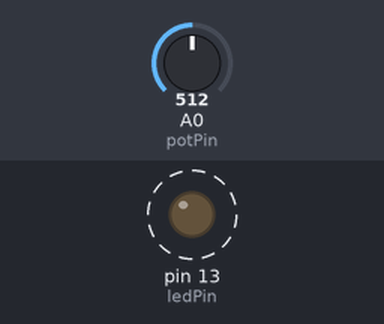
This sketch was run on a simulated Arduino Uno, built with avr-gcc and run on an emulated ATmega328P. On the bench: output pins drawn as LEDs (lit = HIGH). Dashed ring = blinking. The test bench sets the inputs (shaded band); at power-on: A0 (potPin) = 512. What the sketch prints to the serial monitor is not drawn.

Above: at 1.2 s.
1.3 s: A0 (potPin) set to 716
4.3 s: A0 (potPin) set to 511
Timing chart, 0 to 13.3 s (numbered marks = the images above; inputs shaded):
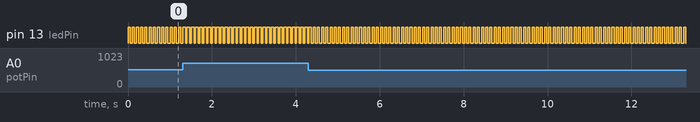

Measured:
- by itself, pin 13 (ledPin): alternates HIGH for 0.05 s and LOW for 0.05 s

The sketch:

episode2analog.ino
```cpp
const int potPin = 0; // select the input pin for the potentiometer
int ledPin = 13; // select the pin for the LED
void setup()
{
pinMode(ledPin, OUTPUT); // declare the ledPin as an OUTPUT
Serial.begin(9600);
}
void loop() {
int val; // The value coming from the sensor
int percent; // The mapped value
val = analogRead(potPin); // read the voltage on the pot (val ranges
// from 0 to 1023)
percent = map(val,0,1023,0,100); // percent will range from 0 to 100.
digitalWrite(ledPin, HIGH); // turn the ledPin on
delay(percent); // On time given by percent value
digitalWrite(ledPin, LOW); // turn the ledPin off
delay(100 - percent); // Off time is 100 minus On time
Serial.println(percent); // show the % of pot rotation on Serial Monitor
}
```

adc_mbed_c.ino
```cpp
unsigned int adc_v;

int main() {
  Serial.begin(115200);
  DDRC &= 0x00;
  PORTC |= 0x11;

  ADMUX |= 1 << REFS0; //avcc
  ADMUX |= (1 << MUX0) | (1 << MUX2);
  ADCSRA |= (1 << ADPS0) | (1 << ADPS1) | (1 << ADPS2);
  ADCSRA |= 1 << ADEN; //adc enable
  ADCSRA |= 1 << ADIE;
  ADCSRA |= 1 << ADSC; //call adc

  sei();
  while (1);
  return 0;
}

ISR(ADC_vect) {
  adc_v = ADC;
  Serial.println(adc_v);
  _delay_ms(100);
  ADCSRA |= 1 << ADSC;

}
```
